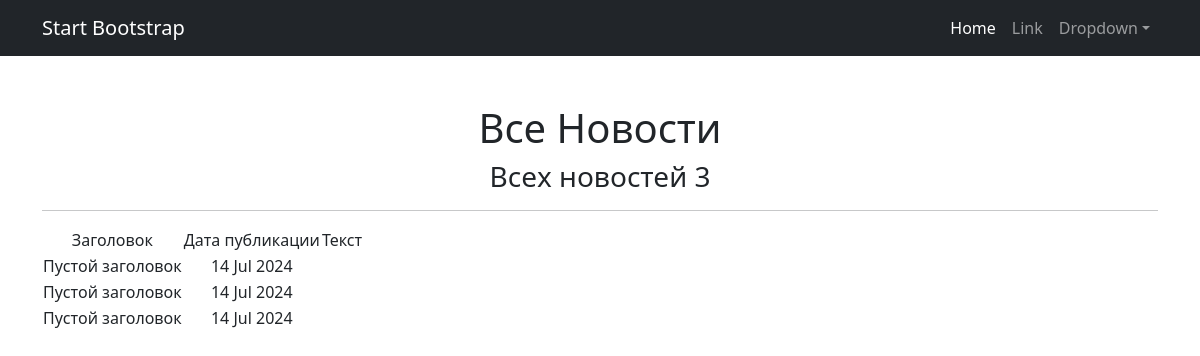
The page /news/ on the database as committed earlier.
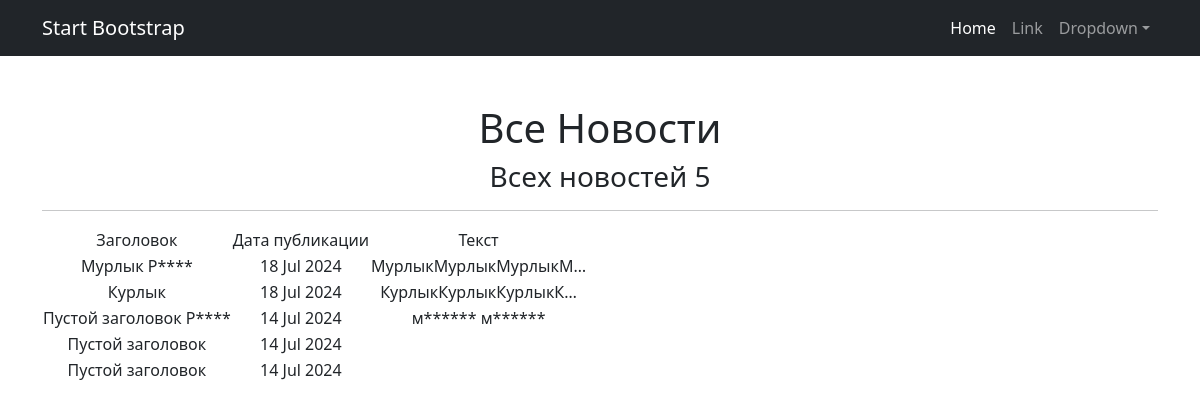
The same page on the database as committed later.
### news/models.py (models this page shows, shortened)
class Post (models.Model):
    author = models.ForeignKey('Author', on_delete=models.CASCADE)
    type = models.CharField(choices={'news': 'Новость',
                                     'post': 'Статья'}, max_length=9)
    date_birth = models.DateTimeField(auto_now_add=True)
    categories = models.ManyToManyField(Category)
    article = models.CharField(default='Пустой заголовок', max_length=100)
    text = models.TextField(max_length=1000)
    rating = models.IntegerField(default=0)

### news/views.py (the view)
# urls.py: path('', NewsList.as_view()),
class NewsList(ListView):
    queryset = Post.objects.order_by('-date_birth')
    template_name = 'news.html'
    context_object_name = 'news'

### news/templatetags/custom_filters.py (called while the page is built)
@register.filter()
def censor(text):
    if not isinstance(text, str):
        raise ValueError("Принимаем только строки")
    profanity_list = ['мурлыка', 'Редис', 'куча']
    for word in profanity_list:
        text = re.sub(r'\b{}\b'.format(word),word[0] + '*' * (len(word)-1), text, flags=re.IGNORECASE)
    return text

### templates/news.html (shortened to what this page needs)
{% extends 'flatpages/default.html' %}
{% load custom_filters %}
{% block content %}
    <h1>Все Новости</h1>
    <h3>Всех новостей {{news|length}}</h3>
    <hr>
    {% if news %}
        <table>
            <tr>
                <td>Заголовок</td>
                <td>Дата публикации</td>
                <td>Текст</td>
            </tr>
           {% for post in news %}
            <tr>
                <td>{{ post.article|censor }}</td>
                <td>{{ post.date_birth|date:'d M Y' }}</td>
                <td>{{ post.text|censor|truncatechars:20 }}</td>
            </tr>
            {% endfor %}
        </table>
    {% else %}
        <h2>Новостей нет!</h2>
    {% endif %}
{% endblock content %}

### templates/flatpages/default.html (shortened to what this page needs)
{% load static %}
<!DOCTYPE html>
<html lang="en">
    <head>
       <link href="{% static 'css/styles.css' %}" rel="stylesheet" />
    </head>
    <body>
        <nav class="navbar navbar-expand-lg navbar-dark bg-dark">
            <div class="container">
                <a class="navbar-brand" href="#">Start Bootstrap</a>
                <div class="collapse navbar-collapse" id="navbarSupportedContent">
                    <ul class="navbar-nav ms-auto mb-2 mb-lg-0">
                        <li class="nav-item"><a class="nav-link active" aria-current="page" href="#">Home</a></li>
                        <li class="nav-item"><a class="nav-link" href="#">Link</a></li>
                        <li class="nav-item dropdown">
                            <a class="nav-link dropdown-toggle" id="navbarDropdown" href="#" role="button" data-bs-toggle="dropdown" aria-expanded="false">Dropdown</a>
                        </li>
                    </ul>
                </div>
            </div>
        </nav>
        <div class="container">
            <div class="text-center mt-5">
                {% block content %}{% endblock content %}
            </div>
        </div>
    </body>
</html>

Rows that differ between the two databases and show on the page:
added Post: article|censor "Мурлык Р****", date_birth "18 Jul 2024", text|censor "МурлыкМурлыкМурлыкМ…"
added Post: article|censor "Курлык", date_birth "18 Jul 2024", text|censor "КурлыкКурлыкКурлыкК…"
changed Post: article|censor "Пустой заголовок" → "Пустой заголовок Р****"; text|censor (not shown) → "м****** м******"
Other text that changed with them:
{{ news|length }}: "3" → "5"
